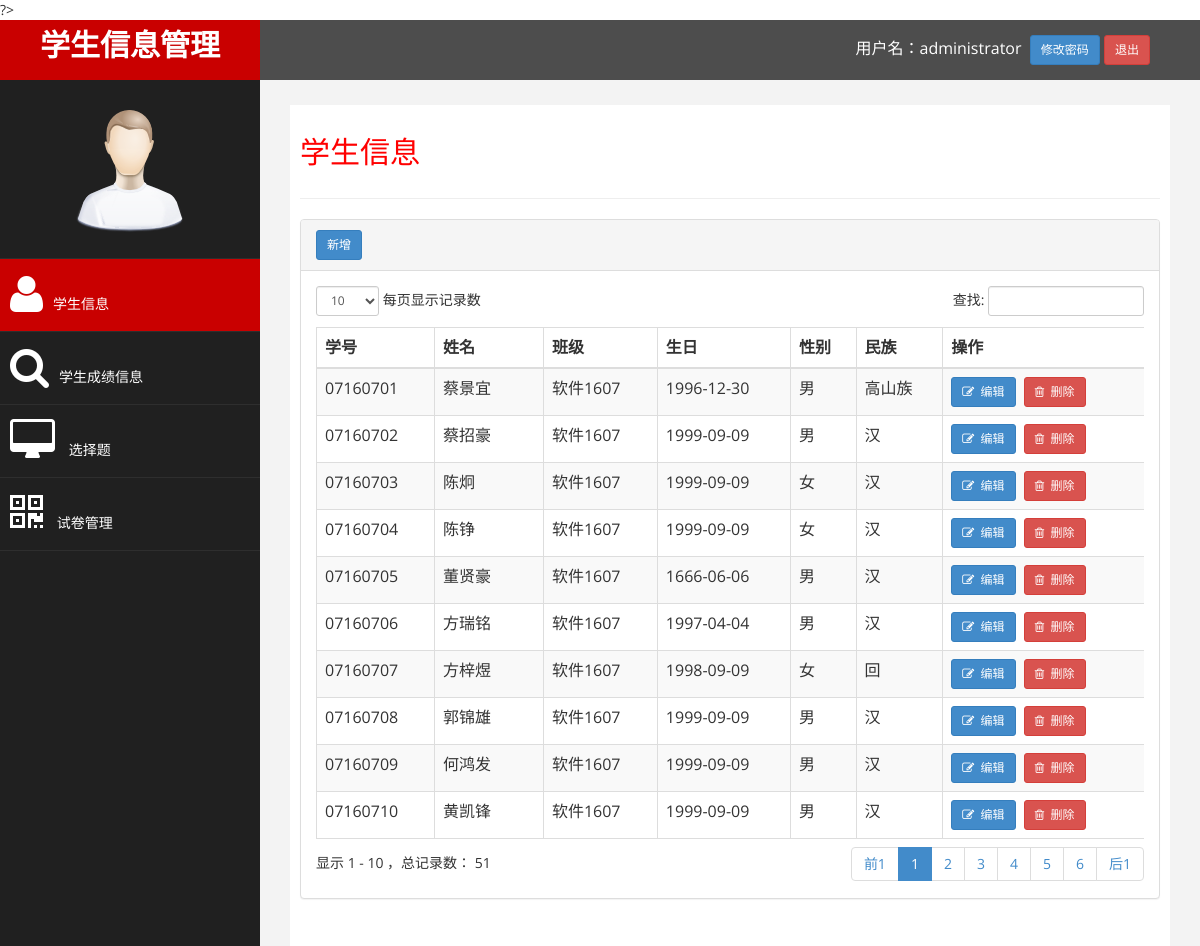
The page /student.php?m=score (signed in) on the database its author committed.
### tables this page shows
CREATE TABLE `student` (
  `id` int(10) UNSIGNED NOT NULL,
  `studentId` varchar(8) NOT NULL,
  `name` varchar(20) NOT NULL,
  `className` varchar(20) NOT NULL,
  `birthday` date NOT NULL,
  `sex` char(1) NOT NULL DEFAULT '男',
  `nation` varchar(10) NOT NULL,
  `password` varchar(40) DEFAULT NULL COMMENT '密码'
);

### student.php (the view, shortened to what this page needs)
<?php
require_once 'base.php';
$query = "select * from student";
$result = mysql_query ( $query );
?>
<div id="page-wrapper">
	<div id="page-inner">
		<div class="row">
			<div class="col-md-12">
				<h2>学生信息</h2>
			</div>
		</div>
		<hr />
		<div class="row">
			<div class="col-md-12">
				<div class="panel panel-default">
					<div class="panel-heading">
						<a class='btn btn-primary btn-sm shiny' href='insertstudent.php'>新增</a>
					</div>
					<div class="panel-body">
						<div class="table-responsive">
							<table class="table table-striped table-bordered table-hover"
								id="dataTables-example">
								<thead>
									<tr>
										<th>学号</th>
										<th>姓名</th>
										<th>班级</th>
										<th>生日</th>
										<th>性别</th>
										<th>民族</th>
										<th>操作</th>
									</tr>
								</thead>
								<tbody>
								<?php
								$lineno = 0;
								while ( $row = mysql_fetch_array ( $result ) ) {
									$lineno ++;
									$rowstyle = $lineno % 2 == 1 ? "odd gradeX" : 'even gradeC';
									echo "<tr class=" . $rowstyle . ">";
									echo "<td>" . $row ['studentId'] . "</td>";
									echo "<td>" . $row ['name'] . "</td>";
									echo "<td>" . $row ['className'] . "</td>";
									echo "<td>" . $row ['birthday'] . "</td>";
									echo "<td>" . $row ['sex'] . "</td>";
									echo "<td>" . $row ['nation'] . "</td>";
									echo "<td><a class='btn btn-primary btn-sm shiny' href='edit.php?id=" . $row ['id'] . "'><i class='fa fa-edit fa-1x'></i>&nbsp;&nbsp;编辑</a>&nbsp;&nbsp;<a class='btn btn-danger btn-sm shiny' href='delete.php?id=" . $row ['id'] . "'><i class='fa fa-trash-o' fa-1x'></i>&nbsp;&nbsp;删除</a></td>";
									echo "</tr>";
								}
								?>
								</tbody>
							</table>
						</div>
					</div>
				</div>
			</div>
		</div>
	</div>
</div>
</div>
</body>
</html>

### base.php (shortened to what this page needs)
<?php
$userName = $_SESSION ['userName'];
$url = $_SERVER ['PHP_SELF'];
$start = strrpos ( $url, '/' );
$end = strrpos ( $url, '.' );
$menuName = substr ( $url, $start + 1, $end - $start - 1 );
?>
<!DOCTYPE html>
<html xmlns="http://www.w3.org/1999/xhtml">
<head>
<link href="assets/css/bootstrap.css" rel="stylesheet" />
<link href="assets/css/font-awesome.css" rel="stylesheet" />
<link href="assets/js/morris/morris-0.4.3.min.css" rel="stylesheet" />
<link href="assets/css/custom.css" rel="stylesheet" />
<link href="assets/js/dataTables/dataTables.bootstrap.css" rel="stylesheet" />
</head>
<body>
	<div id="wrapper">
		<nav class="navbar navbar-default navbar-cls-top " role="navigation"
			style="margin-bottom: 0">
			<div class="navbar-header">
				<a class="navbar-brand" href="index.html">学生信息管理</a>
			</div>
			<div
				style="color: white; padding: 15px 50px 5px 50px; float: right; font-size: 16px;"> 用户名：<?=$userName?>&nbsp;&nbsp;<a
				class='btn btn-primary btn-sm shiny'	href='newpassword.php'>修改密码</a>&nbsp;<a href="loginout.php"
					class='btn btn-danger btn-sm shiny'>退出</a>
			</div>
		</nav>
		<nav class="navbar-default navbar-side" role="navigation">
			<div class="sidebar-collapse">
				<ul class="nav" id="main-menu">
					<li class="text-center"><img src="assets/img/find_user.png"
						class="user-image img-responsive" /></li>
						<li><a <?="student"==$menuName ? "class='active-menu'":''?>
						href="student.php"><i class="fa fa-user fa-3x"></i>学生信息</a></li>
					<li><a <?="score"==$menuName ? "class='active-menu'":''?>
						href="score.php"><i class="fa fa-search fa-3x"></i>学生成绩信息</a></li>
					<li><a <?="select_questions"==$menuName ? "class='active-menu'":''?>
						href="select_questions.php"><i class="fa fa-desktop fa-3x"></i> 选择题 </a></li>
					<li><a <?="paper"==$menuName ? "class='active-menu'":''?> href="paper.php"><i class="fa fa-qrcode fa-3x"></i>
							试卷管理</a></li>
				</ul>
			</div>
		</nav>

### assets/css/custom.css (style rules this page uses)
body { font-family: 'Open Sans', sans-serif; }
#wrapper { width: 100%; background:#202020; }
#page-wrapper { padding: 15px 15px; min-height: 600px; background:#F3F3F3; }
#page-inner { width:100%; margin:10px 20px 10px 0px; background-color:#fff!important; padding:10px; min-height:1200px; }
.text-center { text-align:center; }
h2 { color: #f00; }
.user-image { margin: 25px auto; -webkit-border-radius: 10px; -moz-border-radius: 10px; border-radius: 10px; max-height:170px; max-width:170px; }
.navbar-cls-top .navbar-brand { color: #fff; background: #C90000; width: 260px; text-align: center; height: 60px; font-size: 30px; font-weight: 700; }
.active-menu { background-color:#C90000!important; }
.sidebar-collapse , .sidebar-collapse .nav { background:none; }
.sidebar-collapse .nav { padding:0; }
.sidebar-collapse .nav > li > a { color:#fff; background:#202020; text-shadow:none; }
.sidebar-collapse > .nav > li > a { padding:15px 10px; }
.sidebar-collapse > .nav > li { border-bottom: 1px solid rgba(107, 108, 109, 0.19); }
.navbar-side { border:none; background-color: #202020; }
.navbar-cls-top { background:#4D4D4D; border-bottom:none; }
.navbar-default { border:0px solid black; }
.navbar-header { background: #A70303; }
.nav > li > a > i { margin-right:10px; }
@media (min-width:768px) { #page-wrapper { margin: 0 0 0 260px; padding: 15px 30px; min-height: 1200px; } }
@media (min-width:768px) { .navbar-side { z-index: 1; position: absolute; width: 260px; } }
@media (min-width:768px) { .navbar { border-radius: 0px; } }

### rows shown on the page
student: studentId "07160701", name "蔡景宜", className "软件1607", birthday "1996-12-30", sex "男", nation "高山族"
student: studentId "07160708", name "郭锦雄", className "软件1607", birthday "1999-09-09", sex "男", nation "汉"
student: studentId "07160707", name "方梓煜", className "软件1607", birthday "1998-09-09", sex "女", nation "回"
student: studentId "07160706", name "方瑞铭", className "软件1607", birthday "1997-04-04", sex "男", nation "汉"
student: studentId "07160705", name "董贤豪", className "软件1607", birthday "1666-06-06", sex "男", nation "汉"
student: studentId "07160704", name "陈铮", className "软件1607", birthday "1999-09-09", sex "女", nation "汉"
student: studentId "07160703", name "陈炯", className "软件1607", birthday "1999-09-09", sex "女", nation "汉"
student: studentId "07160702", name "蔡招豪", className "软件1607", birthday "1999-09-09", sex "男", nation "汉"
student: studentId "07160709", name "何鸿发", className "软件1607", birthday "1999-09-09", sex "男", nation "汉"
student: studentId "07160710", name "黄凯锋", className "软件1607", birthday "1999-09-09", sex "男", nation "汉"

### other values the page prints
$userName "administrator"
